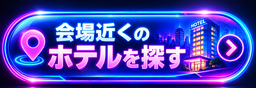
#> input picture tmp/btn_hotel_noref.png, 256 x 88 px, given in place of Gemini_Generated_Image_1jgqey1jgqey1jgq.jpg, which was not available
$ python btn_from_cd_0915.py ../btn_hotel_noref.png
#> lines starting #> are read from the running program, lines starting #| are printed output that depends on the picture; after the words box and inside, x2 and y2 are one past the last pixel; in counts of white or black regions, pixels touching at a corner belong together
# -*- coding: utf-8 -*-
"""「最新のCD」の画像を型にして、字とアイコンだけを差し替えたボタン画像を作る（2026-09-15 夜）。
ユーザー「最新のCDが一番しっくり来てて、こんな風に全部をそろえたい／字だけあなたが変えることはできないの？」→見本を見て「いいわ　全部作って」
・型＝CDの画像の左の端（枠・斜めの線）＋それを左右反転した右の端。真ん中は行ごとの背景色で作り直す（字とCDの絵が消える）
・字＝Noto Sans JP の一番太い字（900）＋白→水色のグラデーション＋下へ伸びる青い立体＋青い光
・アイコン＝ユーザーが作った元の画像から、光っている線だけを移す
  （元の背景を引き算する＝ChatGPTの画像は背景の青が明るく、そのまま重ねると四角い箱が見えた／
   探す枠の端にくっついている塊は捨てる＝元の字の端や枠の斜めの線が紛れ込んだ）
使い方: python btn_from_cd_0915.py [名前 ...]   （名前を省くと JOBS の全部。出力は tmp/btn_tpl/）
※ tmp/ 直下で動かすと tmp/inspect.py が Python の inspect を横取りして numpy が落ちる＝このファイルは tmp/btn/ に置く
"""
import os
import sys
import numpy as np
import cv2
from PIL import Image, ImageDraw, ImageFont, ImageFilter

DL = r"C:\Users\user\Downloads"
CD = os.path.join(DL, "Gemini_Generated_Image_1jgqey1jgqey1jgq.jpg")
FONT = r"C:\Windows\Fonts\NotoSansJP-VF.ttf"
FONT_FALLBACK = r"C:\Windows\Fonts\HGSoeiKakugothicUB_X0213(04).ttc"
OUTDIR = "tmp/btn_tpl"
FRAME_T, FRAME_B = 52, 496   # CDの画像の枠の上下の線（crop_btn_frame_0915 の実測）
CAPW = 230                   # 左の端（枠と斜めの線）として元の画像から借りる幅
TEXT_X, GAP, RIGHT_PAD = 172, 40, 156   # CDの字の左端・字とアイコンの間・アイコンの右の余白（実測）
INK_H = 238                  # CDの「最」の字の高さ（実測 156〜394）
MID_Y = 275                  # 字の中心の高さ
EXTRUDE = 16                 # 青い立体の深さ

# (出力名, 文字, アイコンの元画像 or None, アイコンを探し始める x, 元画像の枠の上下の線 (上, 下))
# 探す範囲＝x から右端まで・枠の上下の線の外まで＝元の字・枠の線・斜めの線は必ず範囲の端に触れるので捨てられる
UCHIWA = ("ChatGPT Image 2026年9月15日 20_14_02.png", 1880, (136, 561))
JOBS = [
    ("earplug", "ライブ用耳栓", "Gemini_Generated_Image_ay0wvgay0wvgay0w.jpg", 1460, (90, 491)),
    ("goods", "推し活グッズ", None, None, None),
    ("operaglass", "オペラグラス", "ChatGPT Image 2026年9月15日 20_22_57.png", 1745, (112, 599)),
    ("kansen", "観戦グッズ", "ChatGPT Image 2026年9月15日 20_25_18.png", 1620, (47, 641)),
    ("fes", "フェスの必需品", "Gemini_Generated_Image_tmb6vqtmb6vqtmb6.jpg", 1420, (90, 492)),
    ("hanabi", "花火の必需品", "Gemini_Generated_Image_imji0zimji0zimji.jpg", 1440, (84, 493), 1685),
    # ホテルとうちわは、ボタンの文字と画像の字がちがう＝ユーザーが決めるまで両方作る
    ("hotel_hoteru", "会場近くのホテルを探す", None, None, None),
    ("hotel_yado", "会場近くの宿を探す", None, None, None),
    ("uchiwa_oshi", "推しうちわを作る") + UCHIWA,
    ("uchiwa_ouen", "応援うちわを作る") + UCHIWA,
    # 9/15 夜 ユーザー「ぬりえ　も作って」（先に「塗り絵はなくていい」と言っていたのを取り消し）＝元の画像が無いので字だけ
    ("nurie", "ぬりえ", None, None, None),
    # 9/15 夜 ユーザー「チケットぴあも作ってあげて」＝字だけ（キーは PIA_DEF の「チケットぴあ」）
    ("pia", "チケットぴあ", None, None, None),
    # 9/15 夜 ユーザー「しまじろうグッズもつくってね」＝字だけ（キャラクターの絵は権利があるので使わない）
    ("shimajiro", "しまじろうグッズ", None, None, None),
    # 9/22 夜 ユーザー「応援グッズとか、ほかにも、ボタン揃えて欲しいの」＝まだ字のまま出ていたグッズ系を字だけの型で足す
    ("ouen", "応援グッズ", None, None, None),
    ("aladdin", "アラジングッズ", None, None, None),
    ("denjiro", "でんじろう先生", None, None, None),
    ("goodsmiru", "グッズを見る", None, None, None),
    ("miki_chosho", "三木大雲の著書", None, None, None),   # 9/22 夜 ユーザー「著書はぼやぼやしてる／三木大雲の著書にして」（2文字だと光でにじんで見える）
    ("lovemedo_chosho", "Love Me Doの著書", None, None, None),   # 10/6 ユーザー「Love Me Do は著書が出てるからそれを出してほしい」
    ("spyfamily", "SPY×FAMILYグッズ", None, None, None),
    # 10/11 夜 ユーザー「オペラグラスと別に書籍　とか絵本とかDVDとかのボタンも作って貼り付けて」（ミュージカルの作品ごと）
    ("shoseki", "書籍", None, None, None),
    ("ehon", "絵本", None, None, None),
    ("dvd", "DVD", None, None, None),   # 9/26 夜 ユーザー「ボタンそろえて作ってね」（ミュージカル『SPY×FAMILY 2』）
    ("wr01", "新日本プロレスグッズ", None, None, None),   # 9/27 プロレス団体のグッズ（tmp/btn_tpl/wrestling_goods.json）
    ("wr02", "全日本プロレスグッズ", None, None, None),
    ("wr03", "スターダムグッズ", None, None, None),
    ("wr04", "プロレスリング・ノアグッズ", None, None, None),
    ("wr05", "東京女子プロレスグッズ", None, None, None),
    ("wr06", "大日本プロレスグッズ", None, None, None),
    ("wr07", "マリーゴールドグッズ", None, None, None),
    ("wr08", "センダイガールズグッズ", None, None, None),
    ("wr09", "みちのくプロレスグッズ", None, None, None),
    ("wr10", "大阪プロレスグッズ", None, None, None),
    ("wr11", "アイスリボングッズ", None, None, None),
    ("wr12", "アクトレスガールズグッズ", None, None, None),
    ("wr13", "プロレスリングWAVEグッズ", None, None, None),
    ("wr14", "初代タイガーマスクグッズ", None, None, None),
    ("yumeshibai", "CD「夢芝居」", None, None, None),   # 10/29 すちこ「CDのボタン変だよそろえてくれる」（1008 梅沢富美男＆研ナオコ）
    ("amazonmusic", "Amazon Musicで聴く", None, None, None),   # 11/6 夜 すちこ「AmazonMusicで聞くのボタン　へんなまま　他のボタンと揃えて」（11/5 に足したボタン＝画像が無く字だけだった）
]

# 9/15 夜 ユーザー「グッズで作って」＝子ども向けの作品ごとの「〇〇グッズ」。--kids-goods で tmp/btn_tpl/kids_goods.json の使える分だけ作る
# （名前は kg01〜。シンドバッドは検索で出るのが小説や別アニメ＝公演と関係ないので外す）
KG_EXCLUDE = {"シンドバッドグッズ"}
if '--kids-goods' in sys.argv:
    import json as _json
    _kg = [r for r in _json.load(open('tmp/btn_tpl/kids_goods.json', encoding='utf-8')) if r['ok'] and r['label'] not in KG_EXCLUDE]
    JOBS = [("kg%02d" % (i + 1), r['label'], None, None, None) for i, r in enumerate(_kg)]
    sys.argv = [a for a in sys.argv if a != '--kids-goods']


def load(path):
    return np.asarray(Image.open(path).convert('RGB')).astype(np.float32)


def blur(a, r):
    return np.asarray(Image.fromarray(np.clip(a * 255, 0, 255).astype(np.uint8)).filter(ImageFilter.GaussianBlur(r))).astype(np.float32) / 255


def dilate(a, size):
    return np.asarray(Image.fromarray((a * 255).astype(np.uint8)).filter(ImageFilter.MaxFilter(size))).astype(np.float32) / 255


src = load(CD)
H, W, _ = src.shape
#> H = 88; W = 256

# --- 字と光の場所（白い所を広げる）＝背景を拾う時に避ける／左の端を借りる時に消す
white = ((src[..., 0] > 150) & (src[..., 1] > 150) & (src[..., 2] > 150)).astype(np.float32)
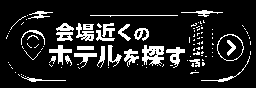
#> white: shape (88, 256) float32; values 0 (black) and 1 (white), 13.3% white; 109 white regions (82 under 20 px), largest, box (x1, y1, x2, y2) and area: (142, 45, 164, 66) 297, (166, 47, 185, 68) 168, (49, 45, 72, 65) 162
white[:, 1240:] = 0          # CDの絵の側は左の端に関係しない
fg = dilate(white, 51)
#> in dilate, `return np.asarray(Image.fromarray((a * 255).astype(np.uint8)).filter(I..`: returned value: shape (88, 256) float32; every value is 1
fg_soft = np.clip(blur(fg, 10) * 1.3, 0, 1)

# --- 行ごとの背景色（x 200〜1240 の、字から離れた暗い所の中央値）
prof = np.full((H, 3), np.nan, np.float32)
mx = src.max(axis=2)
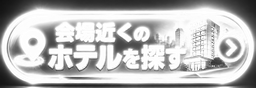
#> mx: shape (88, 256) float32; min 16, max 255, mean 185.7
for y in range(H):
    if y < 100 or y > 468:
        # パネルの外側（枠の上下の水色の線がある行）＝字が無いので明るい所もそのまま拾う（外すと真ん中の枠の線が消えた）
        prof[y] = np.median(src[y, 300:1100], axis=0)
        continue
    ok = (fg[y, 200:1240] == 0) & (mx[y, 200:1240] < 100)
    if ok.sum() >= 20:
        prof[y] = np.median(src[y, 200:1240][ok], axis=0)
ys = np.arange(H)
#> ys = 88 values from 0 to 87
for c in range(3):
    good = ~np.isnan(prof[:, c])
#> (the run stopped early here; a loop or call above may not have finished)
